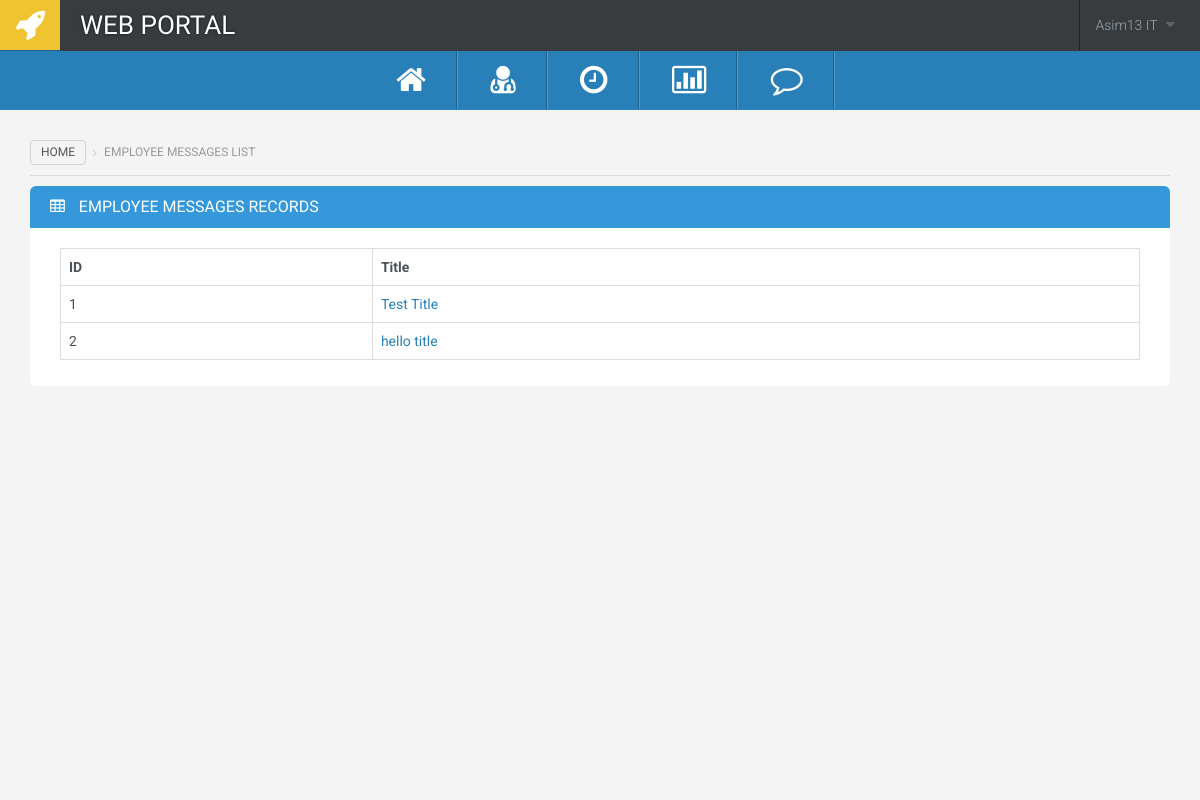
Before: /supportList.php (signed in) with the older database file.
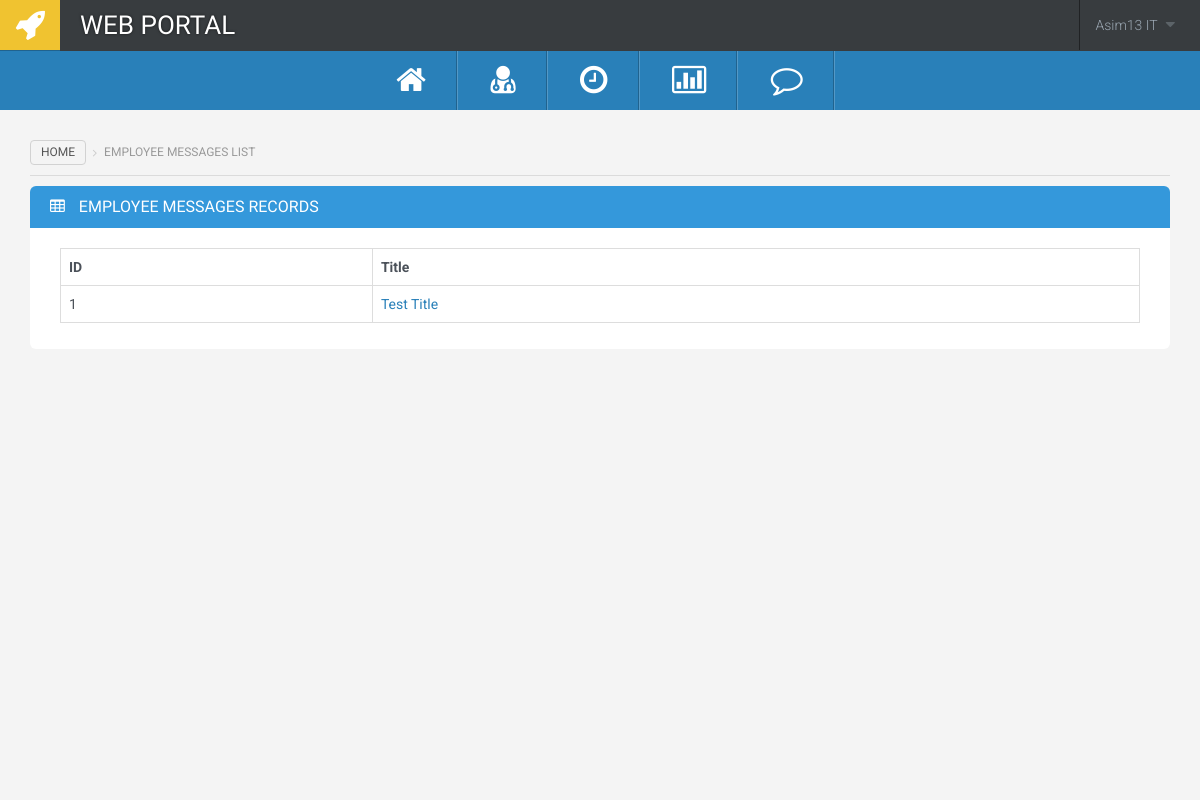
After: the same page with the newer database file.
### tables this page shows
CREATE TABLE `support` (
  `support_id` int(10) NOT NULL,
  `user_id` int(10) NOT NULL,
  `subject` text NOT NULL,
  `message` text NOT NULL,
  `date` text NOT NULL,
  `fullName` text NOT NULL,
  `email` text NOT NULL
);

### controller/supportListController.php (called while the page is built, shortened)
<?php
include("connection.php");
    $userRecords = [];
    $sql = "SELECT * FROM support " ;
    $result = $conn->query($sql);
?>

### supportList.php (the view, shortened to what this page needs)
<?php
 include("header.php");
 include("controller/supportListController.php");
?>
<div class="main-content">
    <ol class="breadcrumb">
  <li><a href="index.php">Home</a></li>
  <li class="active">Employee Messages List</li>
</ol>
<div class="widget widget-blue">
      <div class="widget-title">
        <h3><i class="fa fa-table"></i>  Employee Messages Records</h3>
      </div>
      <div class="widget-content">
        <div class="table-responsive">
          <table class="table table-bordered table-hover">
            <thead>
              <tr>
                <th>ID</th>
                <th>Title</th>
              </tr>
            </thead>
            <tbody>
            <?php foreach ( $userRecords as $key =>  $user ) { ?>
              <tr>
                <td><?php echo $key+1; ?></td>
                <td>
                    <a href="viewMessage.php?id=<?php echo $user[2]; ?>">
                      <?php
                      echo $user[0]; ?>
                    </a>
                </td>
              </tr>
              <?php } ?>
            </tbody>
          </table>
        </div>
      </div>
    </div>
  </div>
</div>
</body>
</html>

Changed rows visible on the page:
removed support: subject "hello title"
